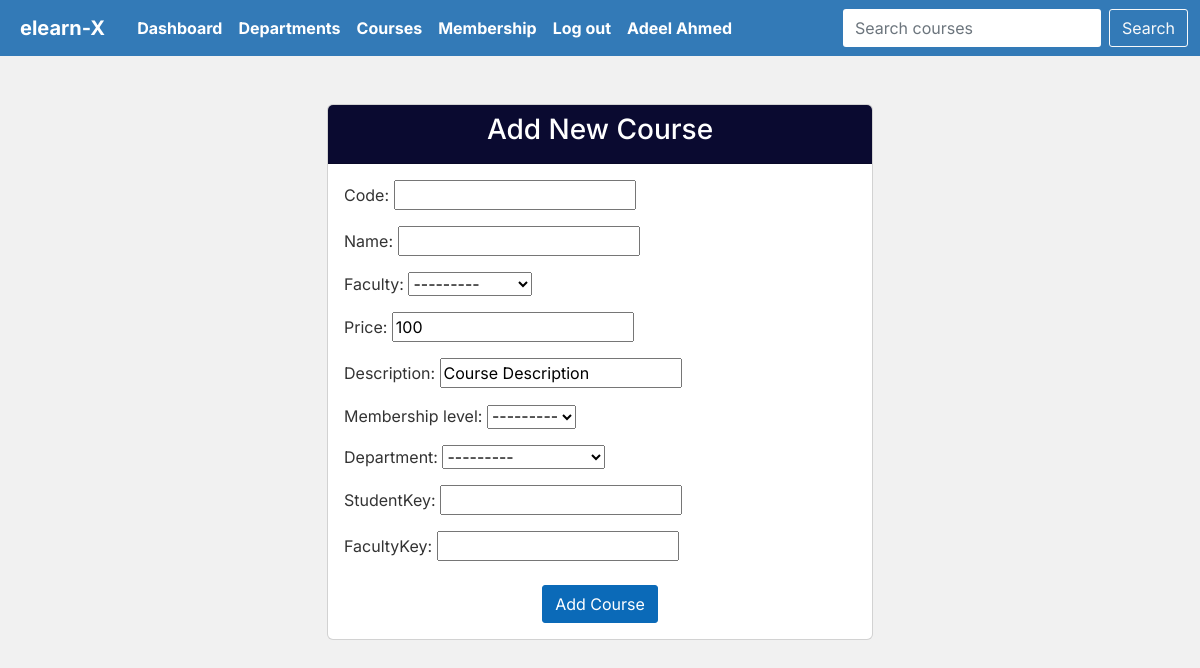
/add_course/ (signed in), run on the app's committed database.
### main/models.py (models this page shows, shortened)
class Faculty(models.Model):
    faculty_id = models.IntegerField(primary_key=True)
    name = models.CharField(max_length=100, null=False)
    email = models.EmailField(max_length=100, null=True, blank=True)
    password = models.CharField(max_length=255, null=False)
    department = models.ForeignKey(
        'Department', on_delete=models.CASCADE, null=False, related_name='faculty')
    role = models.CharField(
        default="Faculty", max_length=100, null=False, blank=True)
    photo = models.ImageField(upload_to='profile_pics', blank=True,
                              null=False, default='profile_pics/default_faculty.png')
    class Meta:
        verbose_name_plural = 'Faculty'
    def __str__(self):
        return self.name

class Department(models.Model):
    department_id = models.IntegerField(primary_key=True)
    name = models.CharField(max_length=100, null=False)
    description = models.TextField(null=True, blank=True)
    class Meta:
        verbose_name_plural = 'Departments'
    def __str__(self):
        return self.name

### main/views.py (the view, shortened to what this page needs)
# urls.py: path('add_course/', AddCourseView.as_view(), name='add_course'),
class AddCourseView(View):
    template_name = 'main/add_course.html'
    def get(self, request, *args, **kwargs):
        f_id = request.session.get('faculty_id')
        faculty = Faculty.objects.get(faculty_id=f_id)
        form = CourseForm()
        return render(request, self.template_name, {'form': form, 'faculty': faculty})

### main/forms.py
class CourseForm(forms.ModelForm):
    class Meta:
        model = Course
        fields = [
            'code',
            'name',
            'faculty',
            'price',
            'description',
            'membership_level',
            'department',
            'studentKey',
            'facultyKey',
        ]

### main/templates/main/add_course.html (shortened to what this page needs)
{% extends 'index.html' %}
{% block profile %}
{% if faculty  %} {% url 'profile' faculty.faculty_id %}
{% else %} {% url 'profile' student.student_id %}
{% endif %}
{% endblock profile %}
{% block user %}
{% if faculty %} {{faculty.name}}
{% else %} {{student.name}}
{% endif %}
{% endblock user %}
{% block courses %}
{% url 'myCourses' %}
{% endblock courses %}
{% block content %}
<div class="container">
   <div class="row justify-content-center mt-5">
      <div class="col-md-6">
         <div class="card">
            <div class="card-header text-center text-white">
               <h3>Add New Course</h3>
            </div>
            <div class="card-body">
               <form method="post" action="{% url 'add_course' %}">
                  {{ form.as_p }}
                  <div class="text-center mt-4">
                     <button type="submit" class="btn btn-primary">Add Course</button>
                  </div>
               </form>
            </div>
         </div>
      </div>
   </div>
</div>
{% endblock %}

### static/styles/style.css (style rules this page uses)
* { font-family: "Inter", sans-serif; box-sizing: border-box; }
body { margin: 0; padding: 0; }
html { scroll-behavior: smooth; }
.btn { border-radius: 3px !important; }
.btn-primary { background-color: #0b6ab8 !important; border-color: #0b6ab8 !important; }
.card-header, .card-footer { background-color: rgb(10, 10, 48); }
.container { margin-top: 1.5rem; }

### templates/index.html (style rules this page uses)
body { background-color: #f1f1f1; color: #333; }

### data on the page
Faculty: name "Adeel Ahmed", faculty "---------"
Department: description "Course Description"
Department: department "---------"
